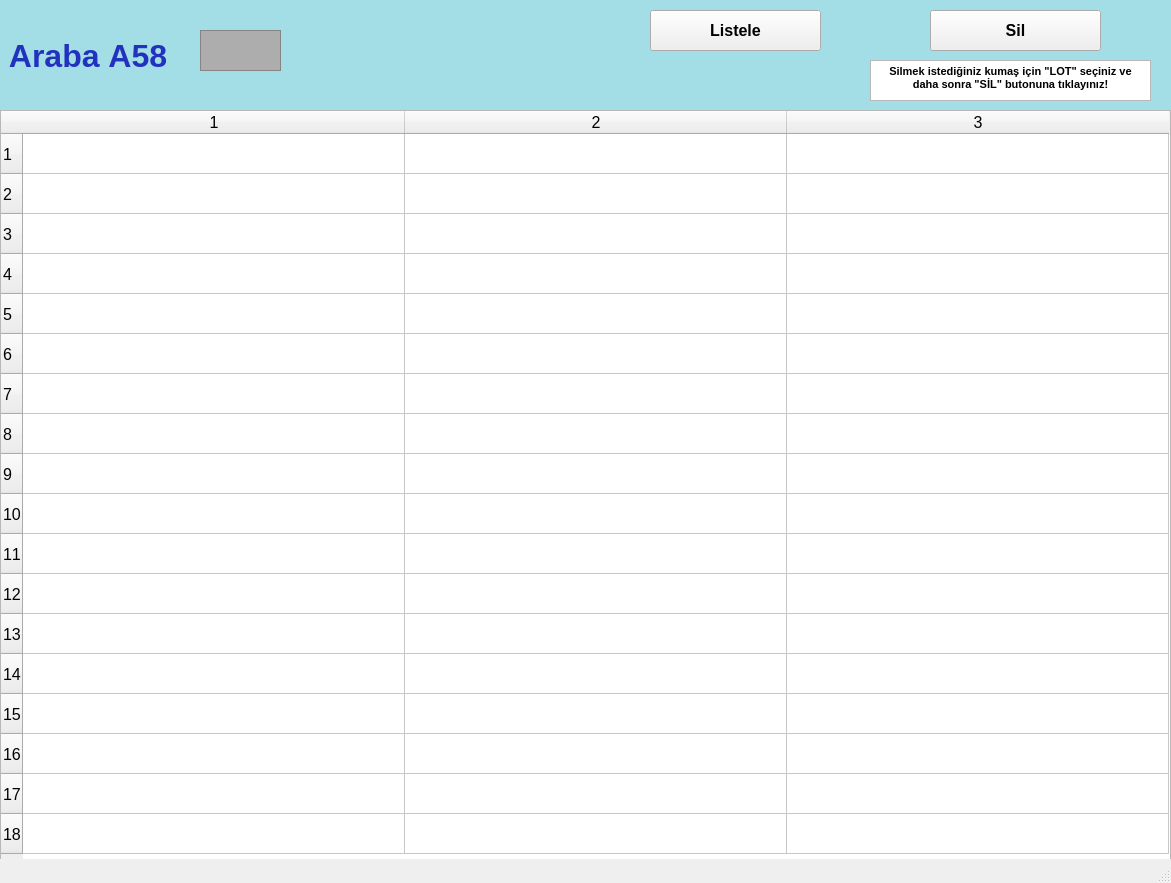
<?xml version="1.0" encoding="UTF-8"?>
<ui version="4.0">
 <class>arabalarA58_ekran</class>
 <widget class="QMainWindow" name="arabalarA58_ekran">
  <property name="geometry">
   <rect>
    <x>0</x>
    <y>0</y>
    <width>1171</width>
    <height>883</height>
   </rect>
  </property>
  <property name="font">
   <font>
    <pointsize>12</pointsize>
    <weight>50</weight>
    <bold>false</bold>
    <kerning>false</kerning>
   </font>
  </property>
  <property name="windowTitle">
   <string/>
  </property>
  <widget class="QWidget" name="centralwidget">
   <widget class="QLabel" name="arabaA1yazi_lbl">
    <property name="geometry">
     <rect>
      <x>0</x>
      <y>0</y>
      <width>1171</width>
      <height>111</height>
     </rect>
    </property>
    <property name="font">
     <font>
      <pointsize>24</pointsize>
      <weight>75</weight>
      <bold>true</bold>
     </font>
    </property>
    <property name="styleSheet">
     <string notr="true">background-color: rgb(163, 221, 229);
color: rgb(34, 50, 190);</string>
    </property>
    <property name="text">
     <string> Araba A58</string>
    </property>
   </widget>
   <widget class="QFrame" name="arabaA1_img">
    <property name="geometry">
     <rect>
      <x>200</x>
      <y>30</y>
      <width>81</width>
      <height>41</height>
     </rect>
    </property>
    <property name="styleSheet">
     <string notr="true">background-color: rgb(173, 173, 173);</string>
    </property>
    <property name="frameShape">
     <enum>QFrame::StyledPanel</enum>
    </property>
    <property name="frameShadow">
     <enum>QFrame::Raised</enum>
    </property>
   </widget>
   <widget class="QPushButton" name="listele58_btn">
    <property name="geometry">
     <rect>
      <x>650</x>
      <y>10</y>
      <width>171</width>
      <height>41</height>
     </rect>
    </property>
    <property name="font">
     <font>
      <pointsize>12</pointsize>
      <weight>75</weight>
      <bold>true</bold>
     </font>
    </property>
    <property name="text">
     <string>Listele</string>
    </property>
   </widget>
   <widget class="QTableWidget" name="A58_tw">
    <property name="geometry">
     <rect>
      <x>0</x>
      <y>110</y>
      <width>1171</width>
      <height>751</height>
     </rect>
    </property>
    <property name="baseSize">
     <size>
      <width>0</width>
      <height>0</height>
     </size>
    </property>
    <property name="rowCount">
     <number>18</number>
    </property>
    <property name="columnCount">
     <number>3</number>
    </property>
    <attribute name="horizontalHeaderVisible">
     <bool>true</bool>
    </attribute>
    <attribute name="horizontalHeaderCascadingSectionResizes">
     <bool>false</bool>
    </attribute>
    <attribute name="horizontalHeaderDefaultSectionSize">
     <number>382</number>
    </attribute>
    <attribute name="horizontalHeaderMinimumSectionSize">
     <number>38</number>
    </attribute>
    <attribute name="verticalHeaderDefaultSectionSize">
     <number>40</number>
    </attribute>
    <attribute name="verticalHeaderMinimumSectionSize">
     <number>23</number>
    </attribute>
    <row/>
    <row/>
    <row/>
    <row/>
    <row/>
    <row/>
    <row/>
    <row/>
    <row/>
    <row/>
    <row/>
    <row/>
    <row/>
    <row/>
    <row/>
    <row/>
    <row/>
    <row/>
    <column/>
    <column/>
    <column/>
   </widget>
   <widget class="QPushButton" name="sil58_btn">
    <property name="geometry">
     <rect>
      <x>930</x>
      <y>10</y>
      <width>171</width>
      <height>41</height>
     </rect>
    </property>
    <property name="font">
     <font>
      <pointsize>12</pointsize>
      <weight>75</weight>
      <bold>true</bold>
     </font>
    </property>
    <property name="text">
     <string>Sil</string>
    </property>
   </widget>
   <widget class="QTextBrowser" name="textBrowser">
    <property name="geometry">
     <rect>
      <x>870</x>
      <y>60</y>
      <width>281</width>
      <height>41</height>
     </rect>
    </property>
    <property name="html">
     <string>&lt;!DOCTYPE HTML PUBLIC &quot;-//W3C//DTD HTML 4.0//EN&quot; &quot;http://www.w3.org/TR/REC-html40/strict.dtd&quot;&gt;
&lt;html&gt;&lt;head&gt;&lt;meta name=&quot;qrichtext&quot; content=&quot;1&quot; /&gt;&lt;style type=&quot;text/css&quot;&gt;
p, li { white-space: pre-wrap; }
&lt;/style&gt;&lt;/head&gt;&lt;body style=&quot; font-family:'MS Shell Dlg 2'; font-size:12pt; font-weight:400; font-style:normal;&quot;&gt;
&lt;p align=&quot;center&quot; style=&quot; margin-top:0px; margin-bottom:0px; margin-left:0px; margin-right:0px; -qt-block-indent:0; text-indent:0px;&quot;&gt;&lt;span style=&quot; font-size:8pt; font-weight:600;&quot;&gt;Silmek istediğiniz kumaş için &amp;quot;LOT&amp;quot; seçiniz ve daha sonra &amp;quot;SİL&amp;quot; butonuna tıklayınız!&lt;/span&gt;&lt;/p&gt;&lt;/body&gt;&lt;/html&gt;</string>
    </property>
   </widget>
  </widget>
  <widget class="QStatusBar" name="statusbar"/>
 </widget>
 <resources/>
 <connections/>
</ui>
